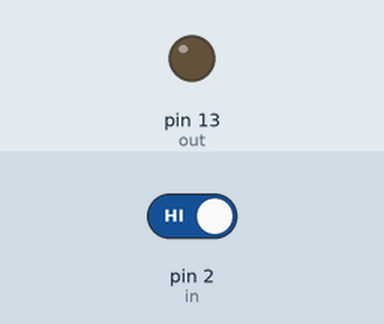
Simulated run of this sketch. Board: Arduino Uno, built with avr-gcc and run on an emulated ATmega328P. Shown: output pins drawn as LEDs (lit = HIGH). The inputs (shaded band) are chosen by the test bench; at power-on: pin 2 (in) HIGH.

Above: at 1.2 s.
1.3 s: pin 2 (in) driven LOW
At 1.7 s:
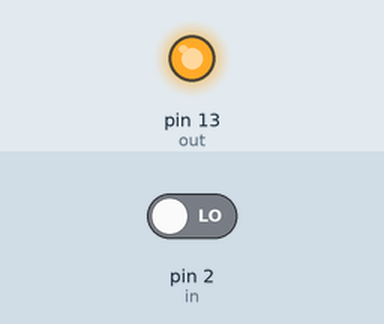
2.8 s: pin 2 (in) driven HIGH
At 4.4 s:
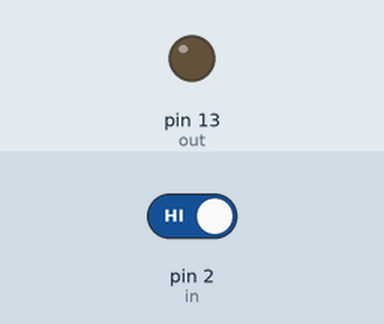
Timing chart, 0 to 5.9 s (numbered marks = the images above; inputs shaded):
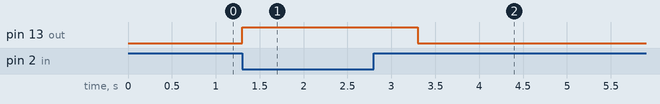

The sketch:

Touchless_Circuit.ino
```cpp
int in = 2;
int out = 13;
int state = HIGH;
int r;
int p = LOW;
long time = 0;
long debounce = 200;
void setup()
{
  pinMode(in, INPUT);
  pinMode(out, OUTPUT);
}
void loop()
{
  r = digitalRead(in);
  if(r==0)
  {
    digitalWrite(out,1);
    delay(1000);
  }
  else
  {
    digitalWrite(out,0);
  }
}


 // r = digitalRead(in);
 // if (r == HIGH && p == LOW && millis() - time > debounce) {
 //   if (state == 0)
 //     state = 1;
 //   else
 //     state = 0;
 //   time = millis();
 // }
 // digitalWrite(out, state);
 // p = r;
```

Measured:
- after the input at 1.3 s, pin 13 (out): LOW → HIGH at once
- after the input at 2.8 s, pin 13 (out): HIGH → LOW after 0.50 s
